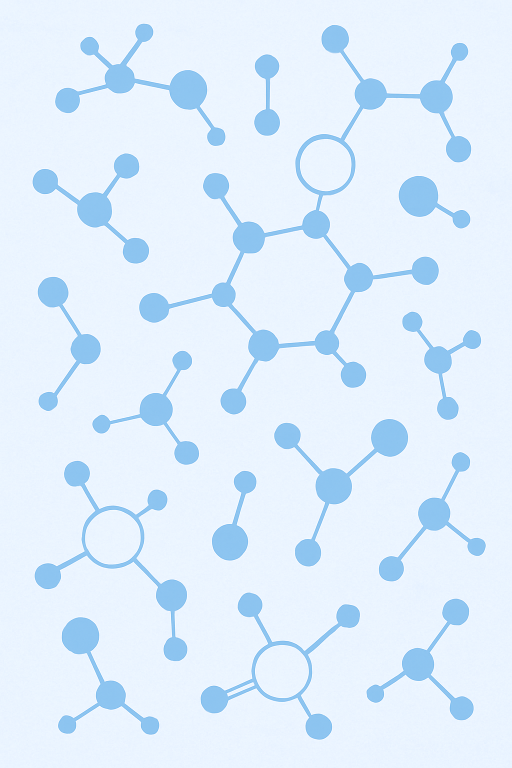
#> input picture blog-automation/blog-image-processor/input/1-2-hexanediol-original.png, 1024 x 1536 px, found by its file name (shown at 1/2 size); its folder holds only this picture in this run
$ python run_on_mac.py --image input/1-2-hexanediol-original.png
#> lines starting #> are read from the running program, lines starting #| are printed output that depends on the picture
#!/usr/bin/env python3
"""
╔══════════════════════════════════════════════════════════════════════════════╗
║   BLOG IMAGE PROCESSOR — Permanent Mac Script                               ║
║   Wax|Wane & HARAMOON K-Beauty                                              ║
╠══════════════════════════════════════════════════════════════════════════════╣
║   WHAT THIS DOES (plain English):                                           ║
║   1. You drop an image into the "input" folder next to this script          ║
║   2. Run this script once from Terminal                                     ║
║   3. It rotates & crops the image to Shopify blog size (1200x628)          ║
║   4. Saves the result to the "output" folder                               ║
║   5. Logs everything to your Google Drive master spreadsheet               ║
║   6. Pushes the processed image to GitHub automatically                    ║
║   That's it. No Manus needed. No tokens spent.                             ║
╠══════════════════════════════════════════════════════════════════════════════╣
║   HOW TO RUN (copy-paste into Terminal):                                   ║
║   cd ~/Desktop/blog-image-processor && python3 run_on_mac.py              ║
║                                                                             ║
║   Or with a specific image:                                                ║
║   python3 run_on_mac.py --image my-ingredient-photo.png                   ║
╠══════════════════════════════════════════════════════════════════════════════╣
║   FIRST TIME SETUP (one-time only):                                        ║
║   pip3 install Pillow gspread google-auth                                  ║
║   Then fill in your config values in the CONFIG section below              ║
╚══════════════════════════════════════════════════════════════════════════════╝
"""

# ─────────────────────────────────────────────────────────────────────────────
# CONFIG — Fill these in once. Never change them again unless something breaks.
# ─────────────────────────────────────────────────────────────────────────────

CONFIG = {
    # The ID of your Master Automation Log spreadsheet in Google Drive
    # Find it in the URL: docs.google.com/spreadsheets/d/THIS_PART/edit
    "GOOGLE_SHEET_ID": "1NWx-XcBkO7ps1kVClr0w5crnG3uQAtwZayialUbHqJ8",

    # Path to your Google Service Account JSON key file
    # (See SETUP GUIDE in GitHub for how to get this — it's a one-time download)
    "GOOGLE_CREDENTIALS_FILE": "~/Desktop/blog-image-processor/google-credentials.json",

    # Your GitHub repo details
    "GITHUB_REPO_PATH": "~/shopifycraft",          # Where you cloned the repo on your Mac
    "GITHUB_BRANCH": "samanthanorman-patch-1",

    # Blog image output dimensions (Shopify standard)
    "TARGET_WIDTH": 1200,
    "TARGET_HEIGHT": 628,

    # Rotation: "both" gives you left AND right versions to choose from
    # Change to "right" or "left" if you always know which direction you want
    "ROTATION_DIRECTION": "both",
}

# ─────────────────────────────────────────────────────────────────────────────
# DO NOT EDIT BELOW THIS LINE — This is the engine room
# ─────────────────────────────────────────────────────────────────────────────

import argparse
import os
import sys
import subprocess
import datetime
from pathlib import Path

# Check for required packages
try:
    from PIL import Image
except ImportError:
    print("❌ Missing package: Pillow")
    print("   Fix: pip3 install Pillow")
    sys.exit(1)

try:
    import gspread
    from google.oauth2.service_account import Credentials
    SHEETS_AVAILABLE = True
except ImportError:
    print("⚠️  Google Sheets logging disabled (packages not installed)")
    print("   To enable: pip3 install gspread google-auth")
    SHEETS_AVAILABLE = False


SCRIPT_DIR = Path(__file__).parent.resolve()
INPUT_DIR  = SCRIPT_DIR / "input"
OUTPUT_DIR = SCRIPT_DIR / "output"


def rotate_and_crop(img, direction, target_w, target_h):
    """Rotate image and center-crop to target dimensions."""
    results = []
    rotations = []
    if direction in ("right", "both"):
        rotations.append(("right", img.rotate(-90, expand=True)))
    if direction in ("left", "both"):
        rotations.append(("left", img.rotate(90, expand=True)))

    for label, rotated in rotations:
        orig_w, orig_h = rotated.size
        scale = max(target_w / orig_w, target_h / orig_h)
        new_w, new_h = int(orig_w * scale), int(orig_h * scale)
        resized = rotated.resize((new_w, new_h), Image.LANCZOS)
        left = (new_w - target_w) // 2
        top  = (new_h - target_h) // 2
        cropped = resized.crop((left, top, left + target_w, top + target_h))
        results.append((label, cropped))
    return results


def log_to_google_sheets(row_data):
    """Append a row to the 'Images Processed' tab of the master log."""
    if not SHEETS_AVAILABLE:
        print("   (Google Sheets logging skipped — packages not installed)")
        return

    creds_path = Path(CONFIG["GOOGLE_CREDENTIALS_FILE"]).expanduser()
    if not creds_path.exists():
        print(f"   ⚠️  Google credentials file not found at: {creds_path}")
        print("      Sheets logging skipped. See SETUP GUIDE in GitHub.")
        return

    try:
        scopes = [
            "https://www.googleapis.com/auth/spreadsheets",
            "https://www.googleapis.com/auth/drive",
        ]
        creds  = Credentials.from_service_account_file(str(creds_path), scopes=scopes)
        client = gspread.authorize(creds)
        sheet  = client.open_by_key(CONFIG["GOOGLE_SHEET_ID"])
        ws     = sheet.worksheet("Images Processed")
        ws.append_row(row_data, value_input_option="USER_ENTERED")
        print("   ✅ Logged to Google Sheets")
    except Exception as e:
        print(f"   ⚠️  Sheets logging failed: {e}")


def push_to_github(output_files):
    """Commit and push processed images to GitHub."""
    repo_path = Path(CONFIG["GITHUB_REPO_PATH"]).expanduser()
    if not repo_path.exists():
        print(f"   ⚠️  GitHub repo not found at: {repo_path}")
        print("      Skipping GitHub push. Clone the repo there first.")
        return

    # Copy output files into the repo's output folder
    repo_output = repo_path / "blog-automation" / "blog-image-processor" / "output"
    repo_output.mkdir(parents=True, exist_ok=True)

    import shutil
    for f in output_files:
        dest = repo_output / Path(f).name
        shutil.copy2(f, dest)
        print(f"   Copied to repo: {dest.name}")

    try:
        subprocess.run(["git", "-C", str(repo_path), "add", "blog-automation/"], check=True)
        msg = f"chore: auto-processed blog image(s) {datetime.date.today()} [skip ci]"
        result = subprocess.run(
            ["git", "-C", str(repo_path), "commit", "-m", msg],
            capture_output=True, text=True
        )
        if "nothing to commit" in result.stdout:
            print("   ℹ️  GitHub: nothing new to commit")
            return
        subprocess.run(
            ["git", "-C", str(repo_path), "push", "origin", CONFIG["GITHUB_BRANCH"]],
            check=True
        )
        print("   ✅ Pushed to GitHub")
    except subprocess.CalledProcessError as e:
        print(f"   ⚠️  GitHub push failed: {e}")
        print("      Make sure you've cloned the repo and are logged into GitHub Desktop.")


def main():
    parser = argparse.ArgumentParser(description="Process blog featured image.")
    parser.add_argument("--image",     default=None,  help="Filename in input/ folder")
    parser.add_argument("--direction", default=CONFIG["ROTATION_DIRECTION"],
                        choices=["right", "left", "both"])
    parser.add_argument("--blog",      default="",    help="Blog name (e.g. HARAMOON)")
    parser.add_argument("--title",     default="",    help="Blog post title")
    args = parser.parse_args()

    # Find image to process
    INPUT_DIR.mkdir(exist_ok=True)
    OUTPUT_DIR.mkdir(exist_ok=True)

    if args.image:
        candidates = [INPUT_DIR / args.image]
    else:
        candidates = sorted(INPUT_DIR.glob("*.png")) + \
                     sorted(INPUT_DIR.glob("*.jpg")) + \
                     sorted(INPUT_DIR.glob("*.jpeg")) + \
                     sorted(INPUT_DIR.glob("*.webp"))
        candidates = [c for c in candidates if c.name != ".gitkeep"]

    if not candidates:
        print("❌ No images found in the input/ folder.")
        print(f"   Drop an image into: {INPUT_DIR}")
        sys.exit(1)

    input_path = candidates[0]
    print(f"\n🖼️  Processing: {input_path.name}")
    print(f"   Direction: {args.direction}")
    print(f"   Target: {CONFIG['TARGET_WIDTH']}x{CONFIG['TARGET_HEIGHT']}px")
    print("-" * 60)

    img = Image.open(input_path)
#> img is the input picture: PIL image 1024x1536 RGB; mean R, G, B 223.2, 238.4, 253
    original_size = img.size
#> original_size = (1024, 1536)
    results = rotate_and_crop(img, args.direction, CONFIG["TARGET_WIDTH"], CONFIG["TARGET_HEIGHT"])
#> the loop in rotate_and_crop, `for label, rotated in rotations:` made 2 passes
#> (label, orig_w, orig_h, scale, new_w, new_h, left, top) on passes 1 to 2: ('right', 1536, 1024, 0.781, 1200, 800, 0, 86), ('left', 1536, 1024, 0.781, 1200, 800, 0, 86)
#> pass 1, in rotate_and_crop, `resized = rotated.resize((new_w, new_h), Image.LANCZOS)`:
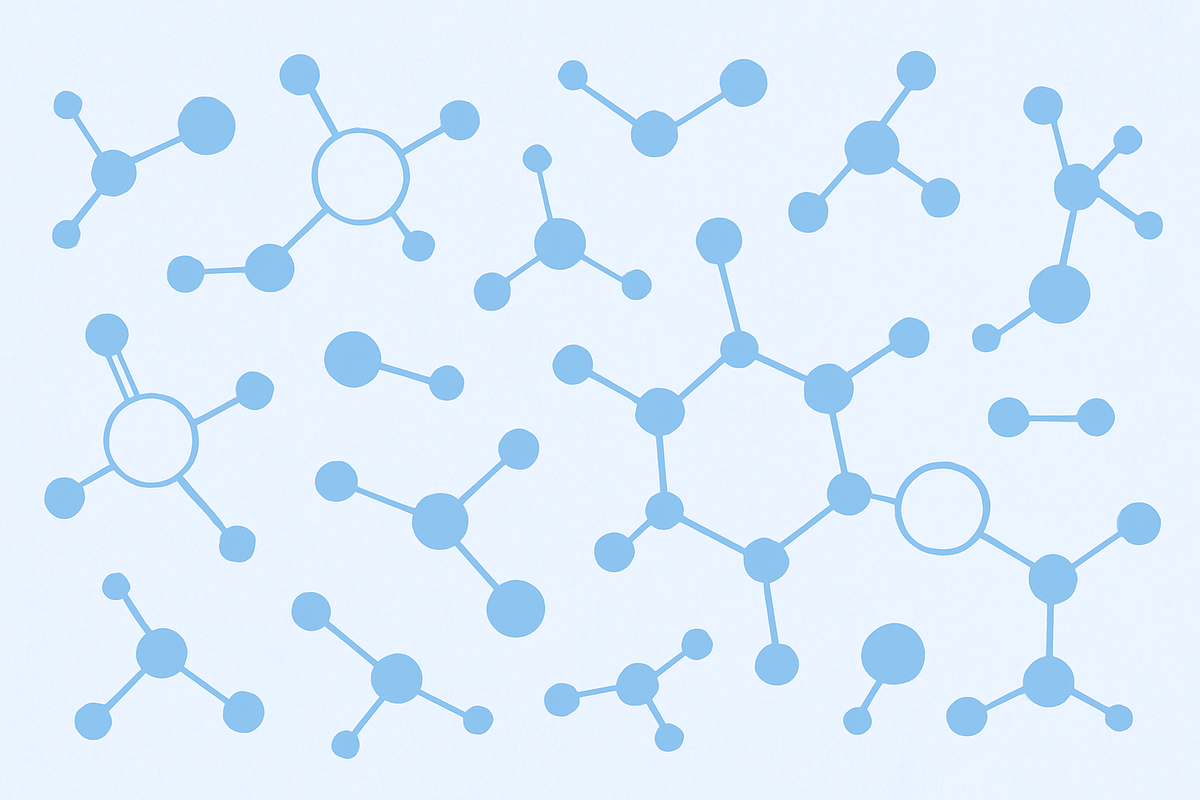
#> resized: PIL image 1200x800 RGB; mean R, G, B 223.2, 238.4, 253
#> pass 1, in rotate_and_crop, `cropped = resized.crop((left, top, left + target_w, top + target_h))`:
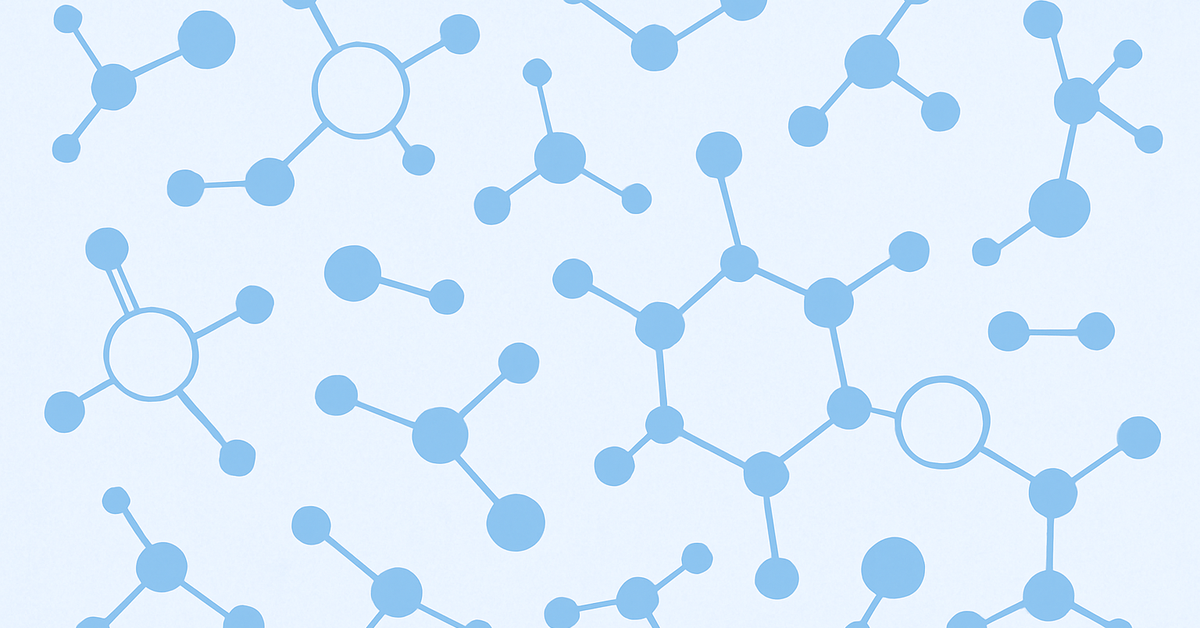
#> cropped: PIL image 1200x628 RGB; mean R, G, B 221.2, 237.4, 252.7
#> pass 2, in rotate_and_crop, `resized = rotated.resize((new_w, new_h), Image.LANCZOS)`:
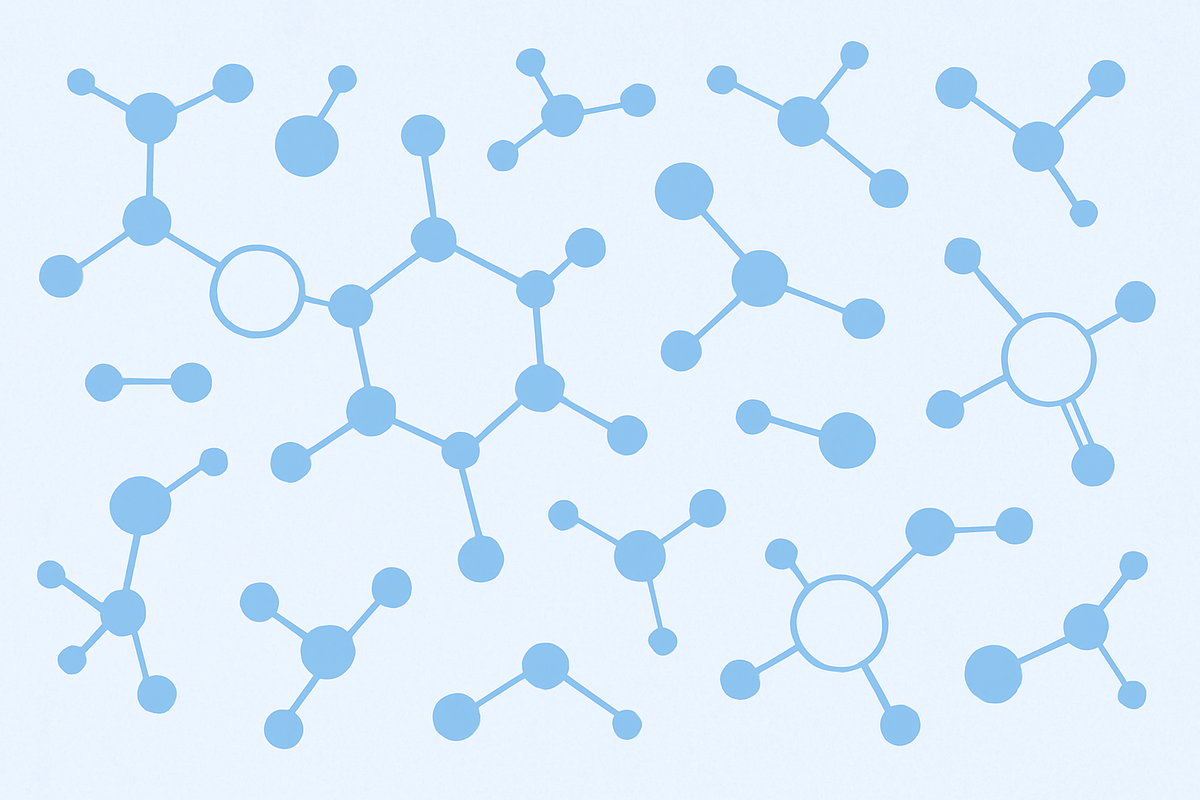
#> resized: PIL image 1200x800 RGB; mean R, G, B 223.2, 238.4, 253
#> pass 2, in rotate_and_crop, `cropped = resized.crop((left, top, left + target_w, top + target_h))`:
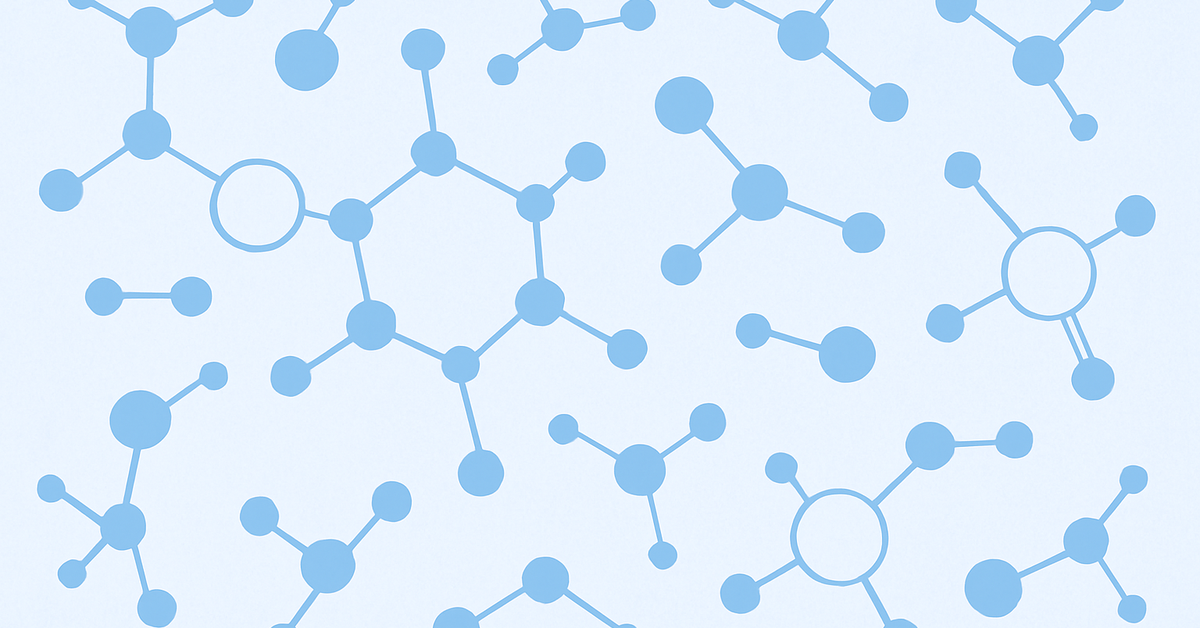
#> cropped: PIL image 1200x628 RGB; mean R, G, B 221.2, 237.4, 252.7
#> after the loop in rotate_and_crop, `for label, rotated in rotations:`: results = 2 items
#> results = 2 items

    output_files = []
    for label, cropped in results:
        out_name = f"{input_path.stem}_blog_{label}.png"
        out_path = OUTPUT_DIR / out_name
        cropped.save(out_path)
        print(f"   ✅ Saved ({label}): {out_name}")
        output_files.append(str(out_path))
#> this loop made 2 passes
#> (label, out_name) on passes 1 to 2: ('right', '1-2-hexanediol-original_blog_right.png'), ('left', '1-2-hexanediol-original_blog_left.png')
#|    ✅ Saved (right): 1-2-hexanediol-original_blog_right.png
#|    ✅ Saved (left): 1-2-hexanediol-original_blog_left.png
#> after the loop, output_files = 2 items

    print("-" * 60)

    # Log to Google Sheets
    print("📊 Logging to Google Sheets...")
    now = datetime.datetime.now().strftime("%Y-%m-%d %H:%M")
    output_right = next((Path(f).name for f in output_files if "_right" in f), "")
#> output_right = '1-2-hexanediol-original_blog_right.png'
    output_left  = next((Path(f).name for f in output_files if "_left"  in f), "")
#> output_left = '1-2-hexanediol-original_blog_left.png'
    row = [
        now,
        input_path.name,
        "",  # Drive link (original) — fill manually or via Manus
        args.direction,
        output_right,
        output_left,
        "",  # Drive link (processed) — fill manually or via Manus
        f"{CONFIG['TARGET_WIDTH']}x{CONFIG['TARGET_HEIGHT']}",
        "Blog Featured Image",
        args.title or "",
        "",  # Notes
    ]
#> row = ['2026-11-20 18:15', '1-2-hexanediol-original.png', '', 'both', '1-2-hexanediol-original_blog_right.png', '1-2-hexanediol-original_blog_left.png', '', '1200x628', 'Blog Featured Image', '', '']
    log_to_google_sheets(row)

    # Push to GitHub
    print("🐙 Pushing to GitHub...")
    push_to_github(output_files)

    print("\n🎉 Done!")
    print(f"   Output folder: {OUTPUT_DIR}")
    print(f"   Log: https://docs.google.com/spreadsheets/d/{CONFIG['GOOGLE_SHEET_ID']}/edit")


if __name__ == "__main__":
    main()
